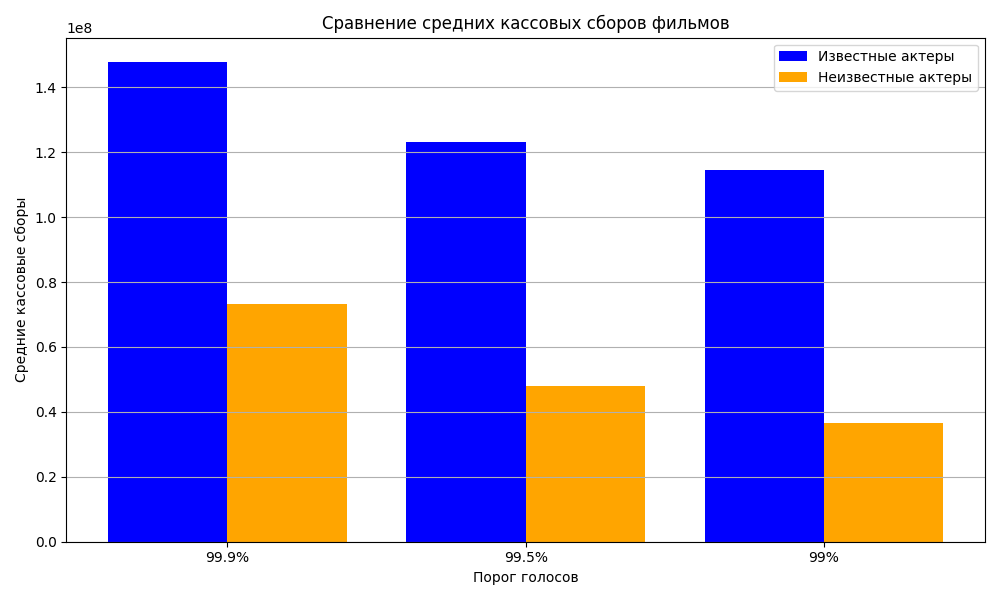

The script that drew this image:
import pandas as pd
import numpy as np
import matplotlib.pyplot as plt

# Отключим предупреждения Python
import warnings
warnings.filterwarnings('ignore')

# Загрузка данных
movies_metadata = pd.read_csv('./the_movies_dataset/movies_metadata.csv')
credits = pd.read_csv('./the_movies_dataset/credits.csv')


# Приведение 'id' в credits к строковому типу
credits['id'] = credits['id'].astype(str)

# Проверка типов данных после изменения
print("Тип данных 'id' в movies_metadata:", movies_metadata['id'].dtype)
print("Тип данных 'id' в credits:", credits['id'].dtype)

# Объединение данных
merged_data = movies_metadata.merge(credits, left_on='id', right_on='id')



# Преобразуем бюджет и доходы в числовые значения
movies_metadata['revenue'] = pd.to_numeric(movies_metadata['revenue'], errors='coerce')
movies_metadata['budget'] = pd.to_numeric(movies_metadata['budget'], errors='coerce')

# Объединяем данные о фильмах с данными об актерах
credits['cast'] = credits['cast'].apply(eval)  # Преобразуем строку JSON в список
credits['cast'] = credits['cast'].apply(lambda x: [actor['name'] for actor in x])  # Извлекаем имена актеров
# Объединяем два датафрейма по идентификатору фильма
merged_data = movies_metadata.merge(credits, left_on='id', right_on='id')

# Убираем фильмы без дохода или бюджета
merged_data = merged_data[(merged_data['revenue'] > 0) & (merged_data['budget'] > 0)]


# Определяем пороги
thresholds = [0.999, 0.995, 0.99]
average_revenues = []

for threshold in thresholds:
    # Рассчитываем порог
    threshold_votes = merged_data['vote_count'].quantile(threshold)

    # Получаем список известных актеров
    known_actors = merged_data[merged_data['vote_count'] > threshold_votes]['cast'].explode().unique()

    # Фильтруем фильмы с известными актерами
    known_actors_movies = merged_data[merged_data['cast'].apply(lambda x: any(actor in known_actors for actor in x))]
    average_revenue_known_actors = known_actors_movies['revenue'].mean()

    # Фильтруем фильмы без известных актеров
    unknown_actors_movies = merged_data[~merged_data['cast'].apply(lambda x: any(actor in known_actors for actor in x))]
    average_revenue_unknown_actors = unknown_actors_movies['revenue'].mean()

    average_revenues.append((average_revenue_known_actors, average_revenue_unknown_actors))

# Преобразуем данные для графика
avg_revenue_known = [avg[0] for avg in average_revenues]
avg_revenue_unknown = [avg[1] for avg in average_revenues]

# Построение графиков
labels = ['99.9%', '99.5%', '99%']
x = range(len(labels))

plt.figure(figsize=(10, 6))

# Столбчатая диаграмма для известных актеров
plt.bar(x, avg_revenue_known, width=0.4, label='Известные актеры', color='blue', align='center')

# Столбчатая диаграмма для неизвестных актеров
plt.bar([p + 0.4 for p in x], avg_revenue_unknown, width=0.4, label='Неизвестные актеры', color='orange', align='center')

# Настройки графика
plt.xlabel('Порог голосов')
plt.ylabel('Средние кассовые сборы')
plt.title('Сравнение средних кассовых сборов фильмов')
plt.xticks([p + 0.2 for p in x], labels)
plt.legend()
plt.grid(axis='y')

# Показать график
plt.tight_layout()
plt.show()
